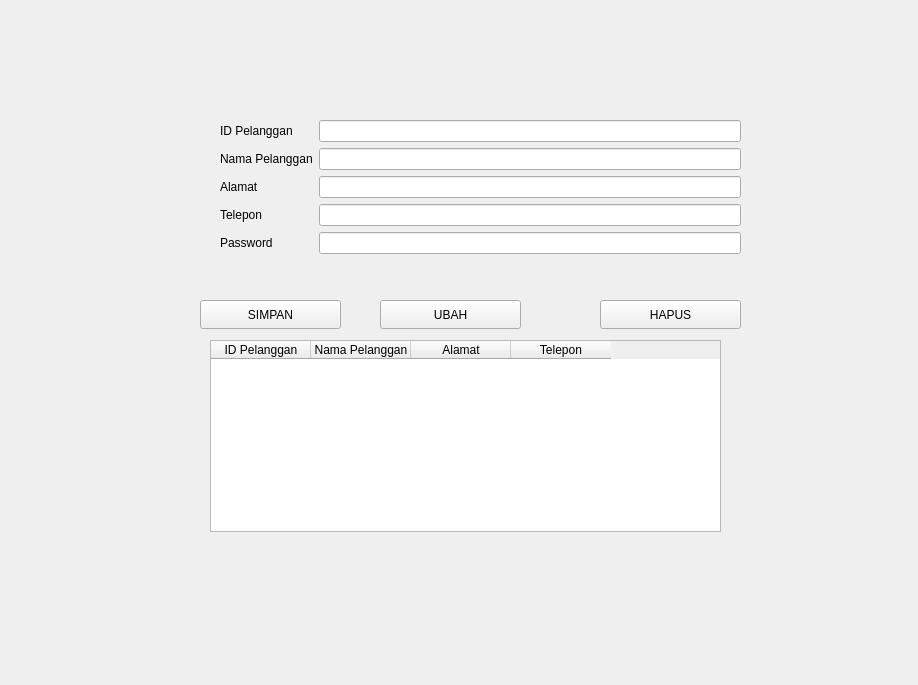
<?xml version="1.0" encoding="UTF-8"?>
<ui version="4.0">
 <class>Form</class>
 <widget class="QWidget" name="Form">
  <property name="geometry">
   <rect>
    <x>0</x>
    <y>0</y>
    <width>918</width>
    <height>685</height>
   </rect>
  </property>
  <property name="windowTitle">
   <string>Form</string>
  </property>
  <widget class="QWidget" name="formLayoutWidget">
   <property name="geometry">
    <rect>
     <x>220</x>
     <y>120</y>
     <width>521</width>
     <height>170</height>
    </rect>
   </property>
   <layout class="QFormLayout" name="formLayout">
    <item row="0" column="0">
     <widget class="QLabel" name="iDPelangganLabel">
      <property name="text">
       <string>ID Pelanggan</string>
      </property>
     </widget>
    </item>
    <item row="0" column="1">
     <widget class="QLineEdit" name="editID"/>
    </item>
    <item row="1" column="0">
     <widget class="QLabel" name="namaPelangganLabel">
      <property name="text">
       <string>Nama Pelanggan</string>
      </property>
     </widget>
    </item>
    <item row="1" column="1">
     <widget class="QLineEdit" name="editNama"/>
    </item>
    <item row="2" column="0">
     <widget class="QLabel" name="alamatLabel">
      <property name="text">
       <string>Alamat</string>
      </property>
     </widget>
    </item>
    <item row="2" column="1">
     <widget class="QLineEdit" name="editAlamat"/>
    </item>
    <item row="3" column="0">
     <widget class="QLabel" name="teleponLabel">
      <property name="text">
       <string>Telepon</string>
      </property>
     </widget>
    </item>
    <item row="3" column="1">
     <widget class="QLineEdit" name="editTelepon"/>
    </item>
    <item row="4" column="0">
     <widget class="QLabel" name="passwordLabel">
      <property name="text">
       <string>Password</string>
      </property>
     </widget>
    </item>
    <item row="4" column="1">
     <widget class="QLineEdit" name="editPassword"/>
    </item>
   </layout>
  </widget>
  <widget class="QPushButton" name="btnSimpan">
   <property name="geometry">
    <rect>
     <x>200</x>
     <y>300</y>
     <width>141</width>
     <height>29</height>
    </rect>
   </property>
   <property name="text">
    <string>SIMPAN</string>
   </property>
  </widget>
  <widget class="QPushButton" name="btnUbah">
   <property name="geometry">
    <rect>
     <x>380</x>
     <y>300</y>
     <width>141</width>
     <height>29</height>
    </rect>
   </property>
   <property name="text">
    <string>UBAH</string>
   </property>
  </widget>
  <widget class="QPushButton" name="btnHapus">
   <property name="geometry">
    <rect>
     <x>600</x>
     <y>300</y>
     <width>141</width>
     <height>29</height>
    </rect>
   </property>
   <property name="text">
    <string>HAPUS</string>
   </property>
  </widget>
  <widget class="QTableWidget" name="tabelPelanggan">
   <property name="geometry">
    <rect>
     <x>210</x>
     <y>340</y>
     <width>511</width>
     <height>192</height>
    </rect>
   </property>
   <column>
    <property name="text">
     <string>ID Pelanggan</string>
    </property>
   </column>
   <column>
    <property name="text">
     <string>Nama Pelanggan</string>
    </property>
   </column>
   <column>
    <property name="text">
     <string>Alamat</string>
    </property>
   </column>
   <column>
    <property name="text">
     <string>Telepon</string>
    </property>
   </column>
  </widget>
 </widget>
 <resources/>
 <connections/>
</ui>
